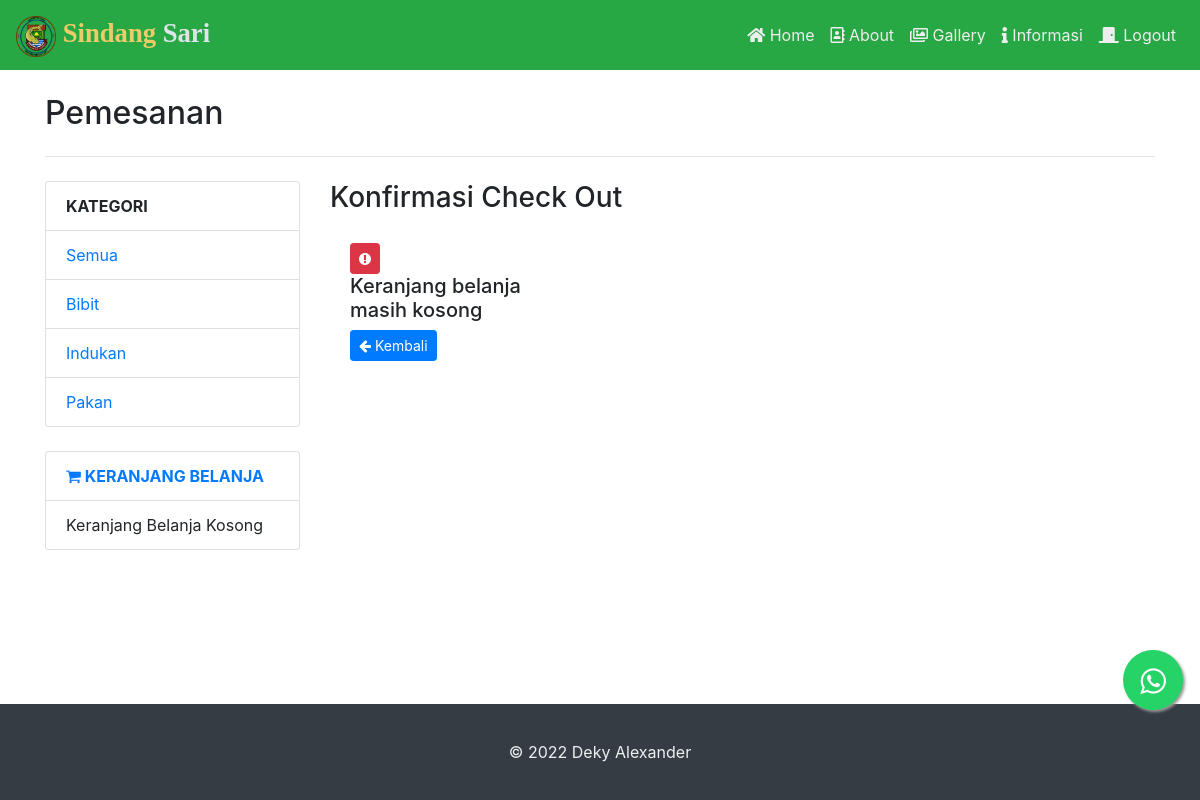
Screenshot of /index.php/pemesanan/check_out with the database file from the repository.
### tables this page shows
CREATE TABLE IF NOT EXISTS `tbl_kategori` (
  `id_kategori` int(11) NOT NULL AUTO_INCREMENT,
  `nama_kategori` varchar(30) DEFAULT NULL,
  PRIMARY KEY (`id_kategori`)
);

### application/controllers/Pemesanan.php (called while the page is built, shortened)
<?php
class Pemesanan extends CI_Controller {
	public function __construct()
	{
		$this->load->library('cart');
		$this->load->model('m_keranjang');
	}
	public function check_out()
	{
		$data['kategori'] = $this->m_keranjang->get_kategori_all();
		$this->load->view('check_out',$data);
	}
}

### index.php (called while the page is built, shortened)
<?php
require_once BASEPATH.'core/CodeIgniter.php';

### application/models/m_keranjang.php (called while the page is built, shortened)
<?php
class M_keranjang extends CI_Model {
    public function get_kategori_all()
    {
        $query = $this->db->get('tbl_kategori');
        return $query->result_array();
    }
}
?>

### application/views/check_out.php (the view, shortened to what this page needs)
<!DOCTYPE html>
<html>
<head>
  <link rel="stylesheet" type="text/css" href="<?php echo base_url().'assets';?>/css/bootstrap.css">
  <link rel="stylesheet" type="text/css" href="<?php echo base_url().'assets';?>/css/layoutweb.css">
  <link rel="stylesheet" type="text/css" href="<?php echo base_url().'assets';?>/css/dropdown.css">
  <link rel="stylesheet" type="text/css" href="<?php echo base_url().'assets';?>/css/mediasocial.css">
    <link rel="stylesheet" type="text/css" href="<?php echo base_url().'assets';?>/css/scrool.css">
  <link rel="stylesheet" href="https://maxcdn.bootstrapcdn.com/bootstrap/4.3.1/css/bootstrap.min.css">
  <link rel="stylesheet" href="https://use.fontawesome.com/releases/v5.3.1/css/all.css">
  <link rel="stylesheet" href="https://maxcdn.bootstrapcdn.com/font-awesome/4.5.0/css/font-awesome.min.css">
</head>
<body>
  <div class="wrapper">
    <header>
     <nav class="navbar navbar-expand-sm bg-success circle navbar-hover navbar-dark">
      <a class="navbar-brand" href="#"><img src="<?php echo base_url().'assets';?>/img/logo sangkuriang.png" style="width: 40px;"><strong><span style="color: #eccc68; font-family: Times, Helvetica, sans-serif; font-size: 20pt;"> Sindang </span></strong> <strong><span style="color: #dfe4ea; font-family: Times, Helvetica, sans-serif; font-size: 20pt;"> Sari </span></strong></a>
      <div class="collapse navbar-collapse justify-content-end" id="navbarNav">
        <ul class="navbar-nav">
          <li class="nav-item">
            <a class="nav-link" href="<?php echo site_url('home');?>"><i class="fas fa-home"></i> Home</a>
          </li>
          <li class="nav-item">
            <a class="nav-link" href="<?php echo site_url('about');?>"><i class="far fa-address-book"></i> About</a>
          </li>
          <li class="nav-item">
            <a class="nav-link" href="<?php echo site_url('gallery');?>"><i class="far fa-images"></i> Gallery</a>
          </li>
          <li class="nav-item dropdown dmenu">
            <a class="nav-link dropdown-toggle" href="#" id="navbardrop" data-toggle="dropdown"><i class="fas fa-info"></i> Informasi
            </a>
         </li>
         <li class="nav-item">
          <a class="nav-link" href="<?php echo site_url('login/logout');?>"><i class="fas fa-door-closed"></i> Logout</span></a>
        </li>
      </ul>
    </div>
  </nav>
</header>
<br>
<div class="container">
  <div class="main-wrapper">
    <div class="main">
      <div class="sidebar">
        <h2>Pemesanan</h2>
        <hr class="my-4">
        <div class="row">
          <div class="col-lg-3">
            <div class="list-group">
              <a class="list-group-item"><strong>KATEGORI</strong></a>
              <a href="<?php echo base_url()?>pemesanan/" class="list-group-item">Semua</a>
              <?php
              foreach ($kategori as $row)
              {
                ?>
                <a href="<?php echo base_url()?>pemesanan/<?php echo $row['id_kategori'];?>" class="list-group-item"><?php echo $row['nama_kategori'];?></a>
                <?php
              }
              ?>
            </div><br>
            <div class="list-group">
             <a href="<?php echo base_url()?>pemesanan/tampil_cart/" class="list-group-item"><strong><i class="fa fa-shopping-cart"></i> KERANJANG BELANJA</strong></a>
             <?php
             $cart= $this->cart->contents();
             if(empty($cart)) {
              ?>
              <a class="list-group-item">Keranjang Belanja Kosong</a>
              <?php
            }
            ?>
          </div>
        </div>
        <div class="col-lg-9">
          <h3>Konfirmasi Check Out</h3>
          <div class="row">
            <div class="col-lg-4 col-md-6 mb-4">
                <?php
                $grand_total = 0;
                if ($cart = $this->cart->contents())
                {
                  foreach ($cart as $item)
                  {
                    $grand_total = $grand_total + $item['subtotal'];
                  }
                  echo "<div class='card bg-primary'><h4>Total Belanja Anda : Rp. ".number_format($grand_total,0,",",".")."</h4></div>";
                  ?>
                  <br>
                  <form class="form-horizontal" action="<?php echo base_url()?>pemesanan/proses_order" method="post" name="frmCO" id="frmCO">
                    <div class="form-group">
                      <label for="inputEmail">Email :</label>
                      <div class="col-xs-5">
                        <input type="email" class="form-control" name="email" id="email" placeholder="Email" required="">
                      </div>
                    </div>
                    <div class="form-group">
                      <label for="firstName">Nama :</label>
                      <div class="col-xs-5">
                        <input type="text" class="form-control" name="nama" id="nama" placeholder="Nama Lengkap" required="">
                      </div>
                    </div>
                    <div class="form-group">
                      <label for="lastName">Alamat :</label>
                      <div class="col-xs-5">
                        <textarea name="alamat" id="alamat" class="form-control">Alamat</textarea>
                      </div>
                    </div>
                    <div class="form-group">
                      <label for="phoneNumber">Telp :</label>
                      <div class="col-xs-5">
                        <input type="number" class="form-control" name="nohp" id="nohp" placeholder="No Handphone" required="">
                      </div>
                      </div>
                    <div class="form-group">
                      <label for="phoneNumber">Kurir :</label>
                      <div class="col-xs-5">
                        <select name="kurir" id="kurir" class="form-control">
                          <option><?php echo $kurir ; ?></option>
                        </select>
                      </div>
                    </div>
                    <div class="form-group">
                    <a href="<?php echo base_url();?>pemesanan/tampil_cart/" class="btn btn-sm btn-primary"><i class="fa fa-arrow-left"></i> Kembali</a> <button type="submit" class="btn btn-sm btn-success"><i class="fa fa-spinner" aria-hidden="true"></i> Proses Order</button>
                    </div>
                  </form>
                  <?php
                }
                else
                {
                  echo "<div class='card-body'>
                  <button class='btn btn-sm btn-danger'><i class='fa fa-exclamation-circle'></i></button> <h5>Keranjang belanja masih kosong</h5>
                  <a href='http://localhost/dekyalexander/pemesanan/' class='btn btn-sm btn-primary'><i class='fa fa-arrow-left'></i> Kembali</a>
                  </div>";
                }
                ?>
        </div>
      </div>
    </div>
  </div>
</div>
</div>
</div>
</div>
<a href="https://api.whatsapp.com/send?phone=6285771229064&text=Hallo!! Kami Admin Website Sindang Sari%0ASilahkan Mengajukan Pertanyaan Mengenai Produk Kami%0ASerta Berdiskusi Terkait Budidaya Lele Sangkuriang." class="float" target="_blank">
<i class="fa fa-whatsapp my-float"></i>
</a>
<br>
<footer class="footer-wrapper">
  <div class="footer-copyright text-center py-3">
    &copy;  Deky Alexander
  </div>
</footer>
</div>
</body>
</html>

### assets/css/layoutweb.css (style rules this page uses)
html, body { height: 100%; width:100%; }
.main-wrapper { width:100%; height:100%; overflow:hidden; flex-grow:1; }
.main { height:100%; margin:0 auto; display:-webkit-box; display:-webkit-flex; display:-ms-flexbox; display:flex; }
.sidebar { -webkit-flex-grow:1; flex-grow:1; width:70%; }
.wrapper { box-sizing: border-box; display: -webkit-box; display: -webkit-flex; display: -ms-flexbox; display: flex; -webkit-box-orient: vertical; -webkit-box-direction: normal; -webkit-flex-direction: column; -ms-flex-direction: column; flex-direction: column; margin: 0 auto; min-height: 100vh; height:100%; }
.footer-wrapper { padding:20px 10px; background:#363c44; margin-top:auto; width:100%; color: #ecf0f1; }

### assets/css/dropdown.css (style rules this page uses)
.dropdown { border-radius:0; border:0; }
.navbar .nav-item .nav-link { color:#eee !important; }
nav.circle ul li a { position: relative; overflow: hidden; z-index: 1; }
nav.circle ul li a:after { display: block; position: absolute; margin: 0; top: 0; bottom: 0; left: 0; right: 0; content: '.'; color: transparent; width: 1px; height: 1px; border-radius: 50%; background: transparent; }

### assets/css/mediasocial.css (style rules this page uses)
.float { position:fixed; width:60px; height:60px; bottom:90px; right:17px; background-color:#25d366; color:#FFF; border-radius:50px; text-align:center; font-size:30px; box-shadow: 2px 2px 3px #999; z-index:100; }
.my-float { margin-top:16px; }

### assets/css/scrool.css (style rules this page uses)
body { background-color:#F2F2F2; font-family:helvetica; }

### rows the page displays
tbl_kategori: nama_kategori "Bibit"
tbl_kategori: nama_kategori "Indukan"
tbl_kategori: nama_kategori "Pakan"
